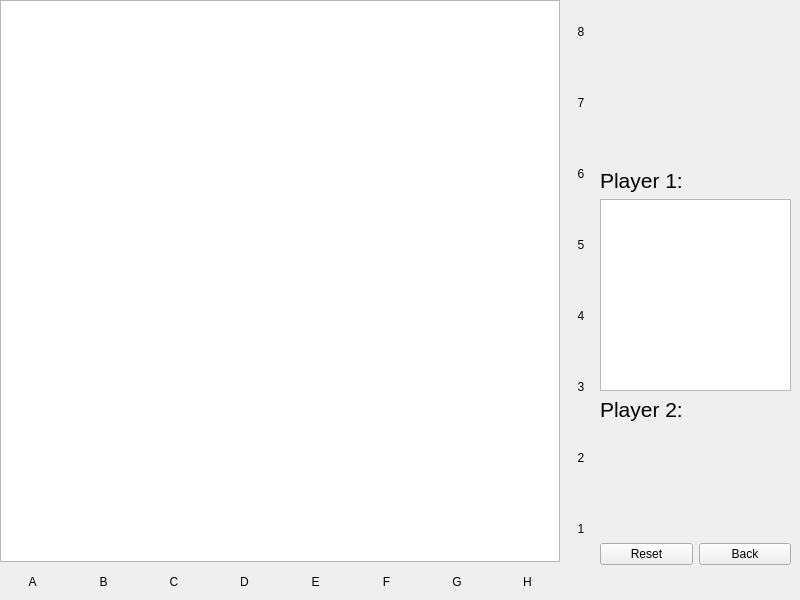
<?xml version="1.0" encoding="UTF-8"?>
<ui version="4.0">
 <class>IsolationForm</class>
 <widget class="QWidget" name="IsolationForm">
  <property name="geometry">
   <rect>
    <x>0</x>
    <y>0</y>
    <width>800</width>
    <height>600</height>
   </rect>
  </property>
  <property name="windowTitle">
   <string>Form</string>
  </property>
  <widget class="QWidget" name="layoutWidget">
   <property name="geometry">
    <rect>
     <x>0</x>
     <y>0</y>
     <width>596</width>
     <height>596</height>
    </rect>
   </property>
   <layout class="QGridLayout" name="gridLayout">
    <item row="0" column="0">
     <widget class="QGraphicsView" name="graphicsView">
      <property name="minimumSize">
       <size>
        <width>560</width>
        <height>560</height>
       </size>
      </property>
     </widget>
    </item>
    <item row="0" column="1">
     <layout class="QVBoxLayout" name="verticalLayout">
      <item>
       <widget class="QLabel" name="label_8">
        <property name="text">
         <string>&lt;html&gt;&lt;head/&gt;&lt;body&gt;&lt;p align=&quot;center&quot;&gt;8&lt;/p&gt;&lt;/body&gt;&lt;/html&gt;</string>
        </property>
       </widget>
      </item>
      <item>
       <widget class="QLabel" name="label_7">
        <property name="text">
         <string>&lt;html&gt;&lt;head/&gt;&lt;body&gt;&lt;p align=&quot;center&quot;&gt;7&lt;/p&gt;&lt;/body&gt;&lt;/html&gt;</string>
        </property>
       </widget>
      </item>
      <item>
       <widget class="QLabel" name="label_6">
        <property name="text">
         <string>&lt;html&gt;&lt;head/&gt;&lt;body&gt;&lt;p align=&quot;center&quot;&gt;6&lt;/p&gt;&lt;/body&gt;&lt;/html&gt;</string>
        </property>
       </widget>
      </item>
      <item>
       <widget class="QLabel" name="label_5">
        <property name="text">
         <string>&lt;html&gt;&lt;head/&gt;&lt;body&gt;&lt;p align=&quot;center&quot;&gt;5&lt;/p&gt;&lt;/body&gt;&lt;/html&gt;</string>
        </property>
       </widget>
      </item>
      <item>
       <widget class="QLabel" name="label_4">
        <property name="text">
         <string>&lt;html&gt;&lt;head/&gt;&lt;body&gt;&lt;p align=&quot;center&quot;&gt;4&lt;/p&gt;&lt;/body&gt;&lt;/html&gt;</string>
        </property>
       </widget>
      </item>
      <item>
       <widget class="QLabel" name="label_3">
        <property name="text">
         <string>&lt;html&gt;&lt;head/&gt;&lt;body&gt;&lt;p align=&quot;center&quot;&gt;3&lt;/p&gt;&lt;/body&gt;&lt;/html&gt;</string>
        </property>
       </widget>
      </item>
      <item>
       <widget class="QLabel" name="label_2">
        <property name="text">
         <string>&lt;html&gt;&lt;head/&gt;&lt;body&gt;&lt;p align=&quot;center&quot;&gt;2&lt;/p&gt;&lt;/body&gt;&lt;/html&gt;</string>
        </property>
       </widget>
      </item>
      <item>
       <widget class="QLabel" name="label_1">
        <property name="text">
         <string>&lt;html&gt;&lt;head/&gt;&lt;body&gt;&lt;p align=&quot;center&quot;&gt;1&lt;/p&gt;&lt;/body&gt;&lt;/html&gt;</string>
        </property>
       </widget>
      </item>
     </layout>
    </item>
    <item row="1" column="0">
     <layout class="QHBoxLayout" name="horizontalLayout_3">
      <item>
       <widget class="QLabel" name="label_A">
        <property name="text">
         <string>&lt;html&gt;&lt;head/&gt;&lt;body&gt;&lt;p align=&quot;center&quot;&gt;A&lt;/p&gt;&lt;/body&gt;&lt;/html&gt;</string>
        </property>
       </widget>
      </item>
      <item>
       <widget class="QLabel" name="label_B">
        <property name="text">
         <string>&lt;html&gt;&lt;head/&gt;&lt;body&gt;&lt;p align=&quot;center&quot;&gt;B&lt;/p&gt;&lt;/body&gt;&lt;/html&gt;</string>
        </property>
       </widget>
      </item>
      <item>
       <widget class="QLabel" name="label_C">
        <property name="text">
         <string>&lt;html&gt;&lt;head/&gt;&lt;body&gt;&lt;p align=&quot;center&quot;&gt;C&lt;/p&gt;&lt;/body&gt;&lt;/html&gt;</string>
        </property>
       </widget>
      </item>
      <item>
       <widget class="QLabel" name="label_D">
        <property name="text">
         <string>&lt;html&gt;&lt;head/&gt;&lt;body&gt;&lt;p align=&quot;center&quot;&gt;D&lt;/p&gt;&lt;/body&gt;&lt;/html&gt;</string>
        </property>
       </widget>
      </item>
      <item>
       <widget class="QLabel" name="label_E">
        <property name="text">
         <string>&lt;html&gt;&lt;head/&gt;&lt;body&gt;&lt;p align=&quot;center&quot;&gt;E&lt;/p&gt;&lt;/body&gt;&lt;/html&gt;</string>
        </property>
       </widget>
      </item>
      <item>
       <widget class="QLabel" name="label_F">
        <property name="text">
         <string>&lt;html&gt;&lt;head/&gt;&lt;body&gt;&lt;p align=&quot;center&quot;&gt;F&lt;/p&gt;&lt;/body&gt;&lt;/html&gt;</string>
        </property>
       </widget>
      </item>
      <item>
       <widget class="QLabel" name="label_G">
        <property name="text">
         <string>&lt;html&gt;&lt;head/&gt;&lt;body&gt;&lt;p align=&quot;center&quot;&gt;G&lt;/p&gt;&lt;/body&gt;&lt;/html&gt;</string>
        </property>
       </widget>
      </item>
      <item>
       <widget class="QLabel" name="label_H">
        <property name="text">
         <string>&lt;html&gt;&lt;head/&gt;&lt;body&gt;&lt;p align=&quot;center&quot;&gt;H&lt;/p&gt;&lt;/body&gt;&lt;/html&gt;</string>
        </property>
       </widget>
      </item>
     </layout>
    </item>
    <item row="1" column="1">
     <spacer name="horizontalSpacer">
      <property name="orientation">
       <enum>Qt::Horizontal</enum>
      </property>
      <property name="sizeHint" stdset="0">
       <size>
        <width>28</width>
        <height>28</height>
       </size>
      </property>
     </spacer>
    </item>
   </layout>
  </widget>
  <widget class="QWidget" name="">
   <property name="geometry">
    <rect>
     <x>600</x>
     <y>10</y>
     <width>191</width>
     <height>555</height>
    </rect>
   </property>
   <layout class="QGridLayout" name="gridLayout_2">
    <item row="0" column="0">
     <spacer name="verticalSpacer_3">
      <property name="orientation">
       <enum>Qt::Vertical</enum>
      </property>
      <property name="sizeHint" stdset="0">
       <size>
        <width>178</width>
        <height>158</height>
       </size>
      </property>
     </spacer>
    </item>
    <item row="1" column="0">
     <widget class="QLabel" name="label_player1">
      <property name="font">
       <font>
        <pointsize>16</pointsize>
       </font>
      </property>
      <property name="text">
       <string>&lt;html&gt;&lt;head/&gt;&lt;body&gt;&lt;p&gt;Player 1: &lt;/p&gt;&lt;/body&gt;&lt;/html&gt;</string>
      </property>
     </widget>
    </item>
    <item row="2" column="0">
     <widget class="QTextBrowser" name="textBrowser_moves">
      <property name="html">
       <string>&lt;!DOCTYPE HTML PUBLIC &quot;-//W3C//DTD HTML 4.0//EN&quot; &quot;http://www.w3.org/TR/REC-html40/strict.dtd&quot;&gt;
&lt;html&gt;&lt;head&gt;&lt;meta name=&quot;qrichtext&quot; content=&quot;1&quot; /&gt;&lt;style type=&quot;text/css&quot;&gt;
p, li { white-space: pre-wrap; }
&lt;/style&gt;&lt;/head&gt;&lt;body style=&quot; font-family:'MS Shell Dlg 2'; font-size:8.25pt; font-weight:400; font-style:normal;&quot;&gt;
&lt;p style=&quot;-qt-paragraph-type:empty; margin-top:0px; margin-bottom:0px; margin-left:0px; margin-right:0px; -qt-block-indent:0; text-indent:0px;&quot;&gt;&lt;br /&gt;&lt;/p&gt;&lt;/body&gt;&lt;/html&gt;</string>
      </property>
     </widget>
    </item>
    <item row="3" column="0">
     <widget class="QLabel" name="label_player2">
      <property name="font">
       <font>
        <pointsize>16</pointsize>
       </font>
      </property>
      <property name="text">
       <string>&lt;html&gt;&lt;head/&gt;&lt;body&gt;&lt;p&gt;Player 2: &lt;/p&gt;&lt;/body&gt;&lt;/html&gt;</string>
      </property>
     </widget>
    </item>
    <item row="4" column="0">
     <spacer name="verticalSpacer_2">
      <property name="orientation">
       <enum>Qt::Vertical</enum>
      </property>
      <property name="sizeHint" stdset="0">
       <size>
        <width>178</width>
        <height>98</height>
       </size>
      </property>
     </spacer>
    </item>
    <item row="5" column="0">
     <layout class="QHBoxLayout" name="horizontalLayout">
      <item>
       <widget class="QPushButton" name="resetButton">
        <property name="text">
         <string>Reset</string>
        </property>
       </widget>
      </item>
      <item>
       <widget class="QPushButton" name="backButton">
        <property name="text">
         <string>Back</string>
        </property>
       </widget>
      </item>
     </layout>
    </item>
   </layout>
  </widget>
 </widget>
 <resources/>
 <connections/>
</ui>
